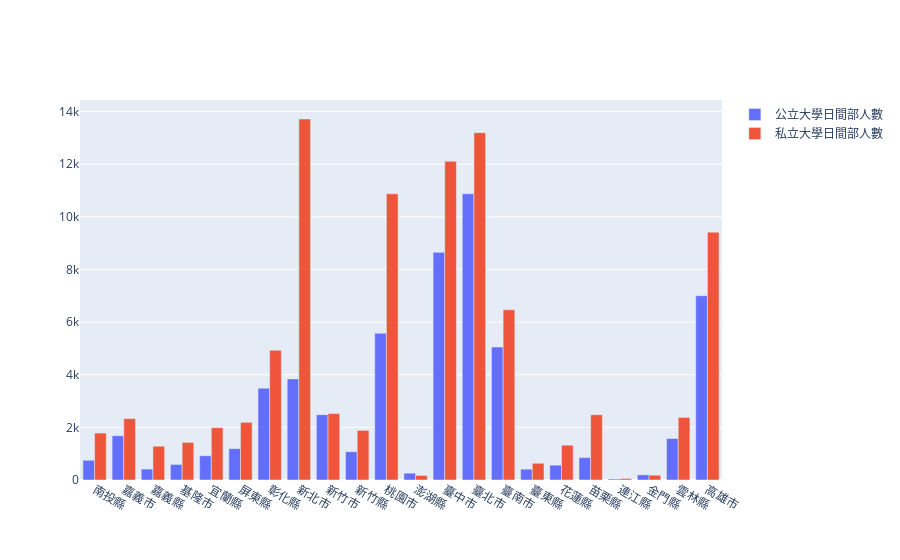

Write notebook code for a chart like this one.
### Code cell
import plotly.graph_objects as go
list1 = frames2['學校所在地別'].tolist()
list2 = frames2['畢業生人數'].tolist()
list3 = frames2['公立大學日間部人數'].tolist()
list4 = frames2['私立大學日間部人數'].tolist()

fig = go.Figure(data=[
    go.Bar(name='公立大學日間部人數', x=list1, y=list3),
    go.Bar(name='私立大學日間部人數', x=list1, y=list4)
])
# Change the bar mode
fig.update_layout(barmode='group')
fig.show()

import matplotlib.pyplot as plt
fig = plt.gcf()
fig.savefig('./picture3.png')

### Figure 1 — Plotly figure (JSON) as saved in the notebook; plotly's stock layout.template omitted (floating-point values rounded to 4 significant figures)
{"data": [{"name": "公立大學日間部人數", "type": "bar", "x": ["南投縣", "嘉義市", "嘉義縣", "基隆市", "宜蘭縣", "屏東縣", "彰化縣", "新北市", "新竹市", "新竹縣", "桃園市", "澎湖縣", "臺中市", "臺北市", "臺南市", "臺東縣", "花蓮縣", "苗栗縣", "連江縣", "金門縣", "雲林縣", "高雄市"], "y": [751, 1682, 414, 592, 921, 1191, 3488, 3842, 2483, 1075, 5572, 259, 8650, 10878, 5053, 412, 564, 851, 38, 196, 1575, 7002]}, {"name": "私立大學日間部人數", "type": "bar", "x": ["南投縣", "嘉義市", "嘉義縣", "基隆市", "宜蘭縣", "屏東縣", "彰化縣", "新北市", "新竹市", "新竹縣", "桃園市", "澎湖縣", "臺中市", "臺北市", "臺南市", "臺東縣", "花蓮縣", "苗栗縣", "連江縣", "金門縣", "雲林縣", "高雄市"], "y": [1784, 2332, 1283, 1428, 1987, 2191, 4929, 13717, 2523, 1887, 10876, 173, 12111, 13198, 6469, 635, 1322, 2479, 56, 183, 2377, 9418]}], "layout": {"barmode": "group"}}
